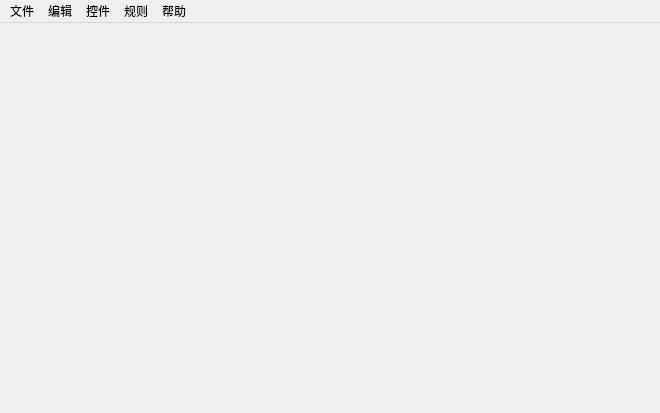
<?xml version="1.0" encoding="UTF-8"?>
<ui version="4.0">
 <class>MainWindow</class>
 <widget class="QMainWindow" name="MainWindow">
  <property name="geometry">
   <rect>
    <x>0</x>
    <y>0</y>
    <width>660</width>
    <height>413</height>
   </rect>
  </property>
  <property name="windowTitle">
   <string>软件机器</string>
  </property>
  <widget class="QWidget" name="centralWidget"/>
  <widget class="QMenuBar" name="menuBar">
   <property name="geometry">
    <rect>
     <x>0</x>
     <y>0</y>
     <width>660</width>
     <height>22</height>
    </rect>
   </property>
   <widget class="QMenu" name="menu">
    <property name="title">
     <string>文件</string>
    </property>
    <addaction name="action_new_product"/>
    <addaction name="action_2"/>
   </widget>
   <widget class="QMenu" name="menu_2">
    <property name="title">
     <string>编辑</string>
    </property>
   </widget>
   <widget class="QMenu" name="menu_3">
    <property name="title">
     <string>控件</string>
    </property>
   </widget>
   <widget class="QMenu" name="menu_4">
    <property name="title">
     <string>规则</string>
    </property>
   </widget>
   <widget class="QMenu" name="menu_5">
    <property name="title">
     <string>帮助</string>
    </property>
   </widget>
   <addaction name="menu"/>
   <addaction name="menu_2"/>
   <addaction name="menu_3"/>
   <addaction name="menu_4"/>
   <addaction name="menu_5"/>
  </widget>
  <action name="action_new_product">
   <property name="text">
    <string>新建</string>
   </property>
  </action>
  <action name="action_2">
   <property name="text">
    <string>打开</string>
   </property>
  </action>
 </widget>
 <layoutdefault spacing="6" margin="11"/>
 <resources/>
 <connections/>
</ui>
